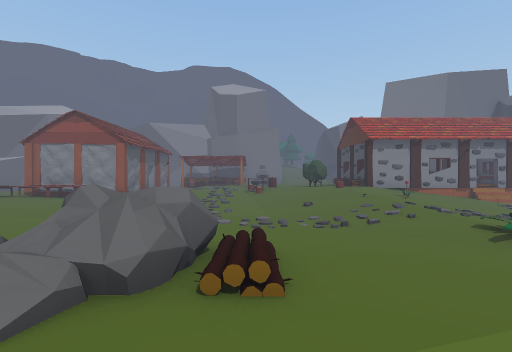
view 1 (above)

18 first-person views from a walk through a Unity game level. The camera is 1.5 m above the floor, looks level and sees 85° across. The floor is counted in squares, 2 m on a side. Each view is taken from the middle of a square. On the plan, view 1 faces up. The plan holds only what a view shows up to about 10 squares ahead; the rest is blank. The place goes on beyond the plan. The player character is not drawn. Some animated figures are left out. Door leaves are left out, so doorways stand open.

view 2
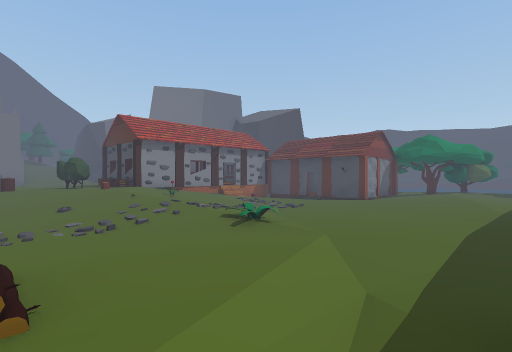

view 3
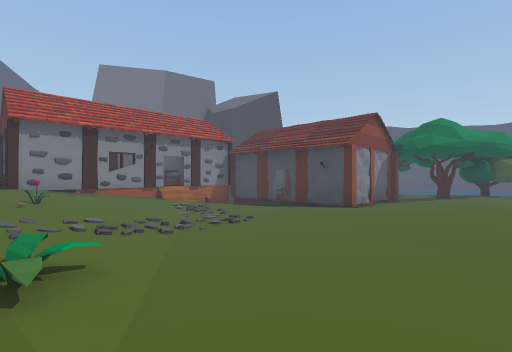

view 4
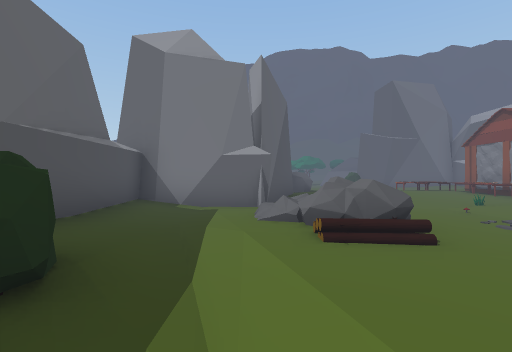

view 5
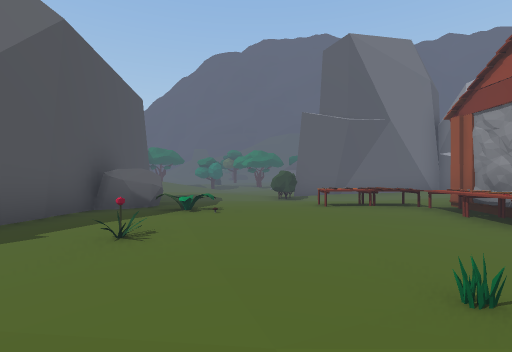

view 6
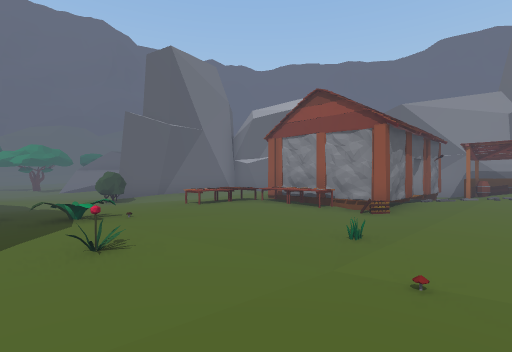

view 7
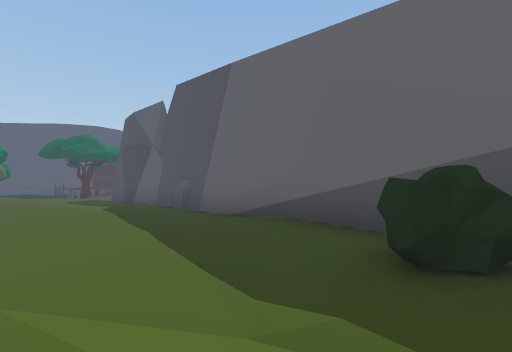

view 8
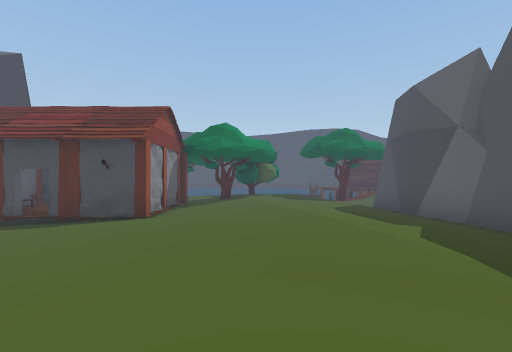

view 9
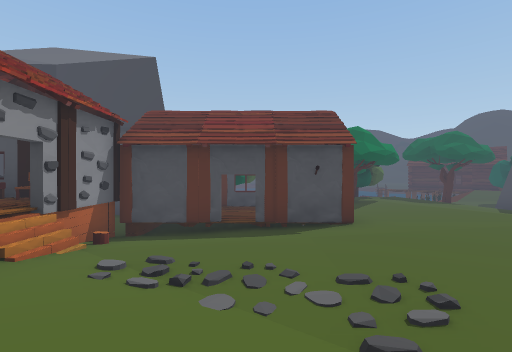

view 10
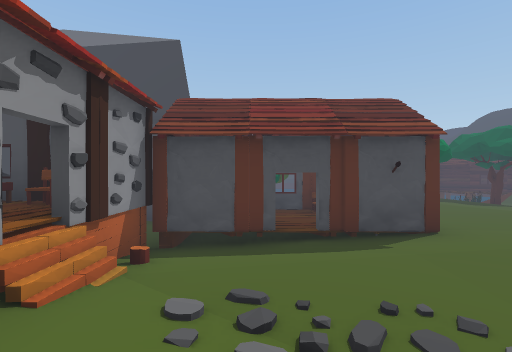

view 11
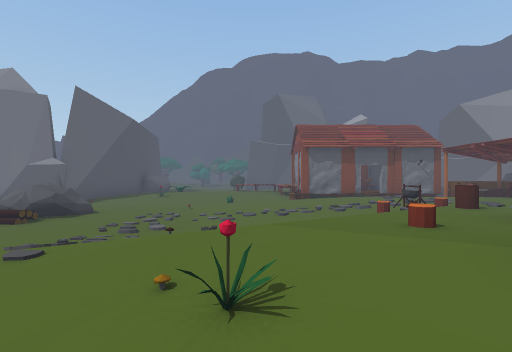

view 12
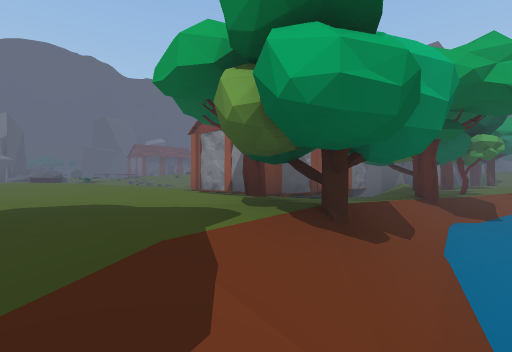

view 13
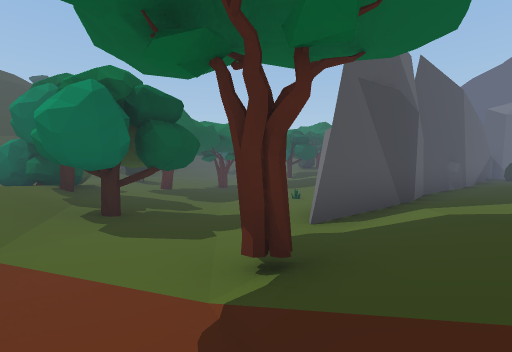

view 14
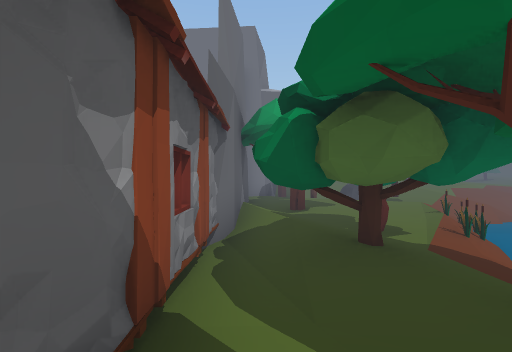

view 15
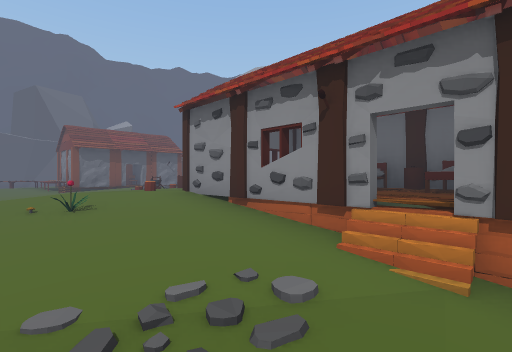

view 16
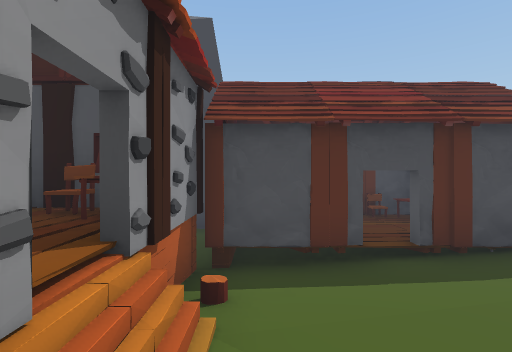

view 17
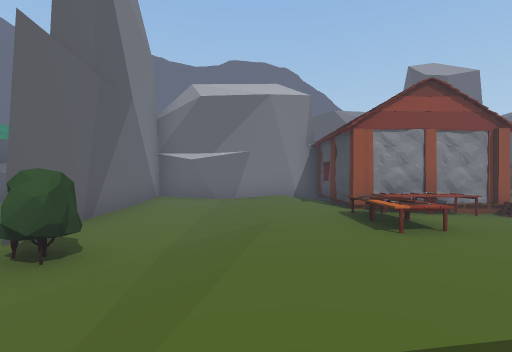

view 18
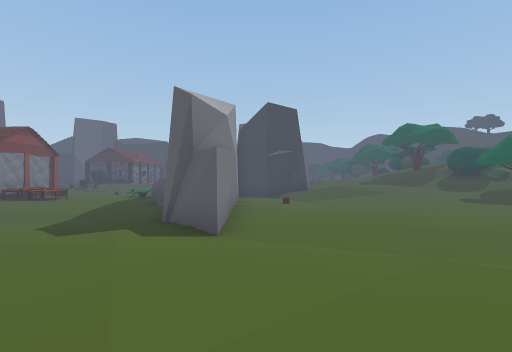

### Floor plan
Key: @ floor where view 1 was taken; # wall or solid block; x gap in a wall; . main floor; : floor 0.5 m higher than the main floor; - floor 0.5 m lower than the main floor; + floor 0.75 m higher than the main floor; _ floor 0.75 m lower than the main floor; < floor 1.25 m lower than the main floor; / step, stairs or slope; D open door; ^ raised ledge; B bush; T table; F flower; M mushroom; U bucket; R tree; C rock; E bed; H chair; O other object.
Columns run from 16 left of view 1 to 16 right of it. Each row starts with its distance up from view 1.
 11      ..::# #D:+++++   UUEE  #.R..
 10     #..::#  #:::OUBO# EE^H -#....
  9     #...:## #::./+++ ##D#T__#/.RO
  8     #...:TTT.....:+++:...####/.RO
  7     #....OO.......++F....DD.#xRR_
  6    ..B...T:.O..../OM.....DD.H-R/_
  5   .......:::.O.....:.....# O#-.R_
  4   ......./OF......./......###../_
  3    .....OO::...O.../.........RRR<
  2   ....##O###..+O:.............R#<
  1   ...##### ##C..........:......R/
  0 :.......... ##..@BB............//
 -1  ..........  #...B...........--R_
 -2   .........  ##########O######___
 -3    ........                --__-/
 -4     .......               .O__RR/
 -5      .....:               --_-RR:
 -6       ...::                ---.R.
 -7        ..:+               ---..R
 -8         .:/              R..R.RR
 -9         RR                 ....R
-10                             O:

Positions as (right, up) in squares from view 1, and headings:
1: (0, 0), facing up
2: (0, 0), facing up-right
3: (3, 1), facing up-right
4: (3, 1), facing left
5: (-2, 5), facing left
6: (-2, 3), facing up-left
7: (1, 2), facing down-right
8: (4, 2), facing right
9: (4, 6), facing right
10: (5, 7), facing right
11: (5, 7), facing left
12: (16, 0), facing up-left
13: (16, 0), facing down-left
14: (13, 4), facing up
15: (8, 6), facing up-left
16: (6, 8), facing right
17: (-9, 3), facing up
18: (-16, 0), facing right
